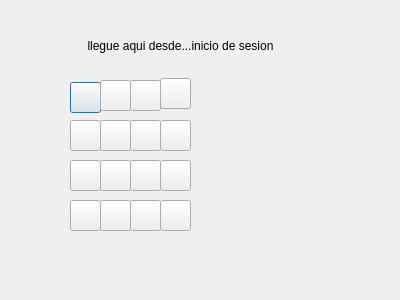
<?xml version="1.0" encoding="UTF-8"?>
<ui version="4.0">
 <class>Dialog</class>
 <widget class="QDialog" name="Dialog">
  <property name="geometry">
   <rect>
    <x>0</x>
    <y>0</y>
    <width>400</width>
    <height>300</height>
   </rect>
  </property>
  <property name="windowTitle">
   <string>Dialog</string>
  </property>
  <widget class="QLabel" name="label">
   <property name="geometry">
    <rect>
     <x>70</x>
     <y>30</y>
     <width>221</width>
     <height>31</height>
    </rect>
   </property>
   <property name="text">
    <string>llegue aqui desde...inicio de sesion</string>
   </property>
   <property name="alignment">
    <set>Qt::AlignCenter</set>
   </property>
  </widget>
  <widget class="QPushButton" name="bttCelda11">
   <property name="geometry">
    <rect>
     <x>70</x>
     <y>82</y>
     <width>31</width>
     <height>31</height>
    </rect>
   </property>
   <property name="text">
    <string/>
   </property>
  </widget>
  <widget class="QPushButton" name="bttceldas12">
   <property name="geometry">
    <rect>
     <x>100</x>
     <y>80</y>
     <width>31</width>
     <height>31</height>
    </rect>
   </property>
   <property name="text">
    <string/>
   </property>
  </widget>
  <widget class="QPushButton" name="bttceldas14">
   <property name="geometry">
    <rect>
     <x>160</x>
     <y>78</y>
     <width>31</width>
     <height>31</height>
    </rect>
   </property>
   <property name="text">
    <string/>
   </property>
  </widget>
  <widget class="QPushButton" name="bttCelda13">
   <property name="geometry">
    <rect>
     <x>130</x>
     <y>80</y>
     <width>31</width>
     <height>31</height>
    </rect>
   </property>
   <property name="text">
    <string/>
   </property>
  </widget>
  <widget class="QPushButton" name="bttceldas22">
   <property name="geometry">
    <rect>
     <x>100</x>
     <y>120</y>
     <width>31</width>
     <height>31</height>
    </rect>
   </property>
   <property name="text">
    <string/>
   </property>
  </widget>
  <widget class="QPushButton" name="bttceldas24">
   <property name="geometry">
    <rect>
     <x>160</x>
     <y>120</y>
     <width>31</width>
     <height>31</height>
    </rect>
   </property>
   <property name="text">
    <string/>
   </property>
  </widget>
  <widget class="QPushButton" name="bttCelda23">
   <property name="geometry">
    <rect>
     <x>130</x>
     <y>120</y>
     <width>31</width>
     <height>31</height>
    </rect>
   </property>
   <property name="text">
    <string/>
   </property>
  </widget>
  <widget class="QPushButton" name="bttCelda2_1">
   <property name="geometry">
    <rect>
     <x>70</x>
     <y>120</y>
     <width>31</width>
     <height>31</height>
    </rect>
   </property>
   <property name="text">
    <string/>
   </property>
  </widget>
  <widget class="QPushButton" name="bttCelda3">
   <property name="geometry">
    <rect>
     <x>70</x>
     <y>160</y>
     <width>31</width>
     <height>31</height>
    </rect>
   </property>
   <property name="text">
    <string/>
   </property>
  </widget>
  <widget class="QPushButton" name="bttCelda3_2">
   <property name="geometry">
    <rect>
     <x>100</x>
     <y>160</y>
     <width>31</width>
     <height>31</height>
    </rect>
   </property>
   <property name="text">
    <string/>
   </property>
  </widget>
  <widget class="QPushButton" name="bttCelda3_3">
   <property name="geometry">
    <rect>
     <x>130</x>
     <y>160</y>
     <width>31</width>
     <height>31</height>
    </rect>
   </property>
   <property name="text">
    <string/>
   </property>
  </widget>
  <widget class="QPushButton" name="bttCelda3_4">
   <property name="geometry">
    <rect>
     <x>160</x>
     <y>160</y>
     <width>31</width>
     <height>31</height>
    </rect>
   </property>
   <property name="text">
    <string/>
   </property>
  </widget>
  <widget class="QPushButton" name="bttCelda4">
   <property name="geometry">
    <rect>
     <x>70</x>
     <y>200</y>
     <width>31</width>
     <height>31</height>
    </rect>
   </property>
   <property name="text">
    <string/>
   </property>
  </widget>
  <widget class="QPushButton" name="bttCelda4_2">
   <property name="geometry">
    <rect>
     <x>100</x>
     <y>200</y>
     <width>31</width>
     <height>31</height>
    </rect>
   </property>
   <property name="text">
    <string/>
   </property>
  </widget>
  <widget class="QPushButton" name="bttCelda4_3">
   <property name="geometry">
    <rect>
     <x>130</x>
     <y>200</y>
     <width>31</width>
     <height>31</height>
    </rect>
   </property>
   <property name="text">
    <string/>
   </property>
  </widget>
  <widget class="QPushButton" name="bttCelda4_4">
   <property name="geometry">
    <rect>
     <x>160</x>
     <y>200</y>
     <width>31</width>
     <height>31</height>
    </rect>
   </property>
   <property name="text">
    <string/>
   </property>
  </widget>
 </widget>
 <resources/>
 <connections/>
</ui>
